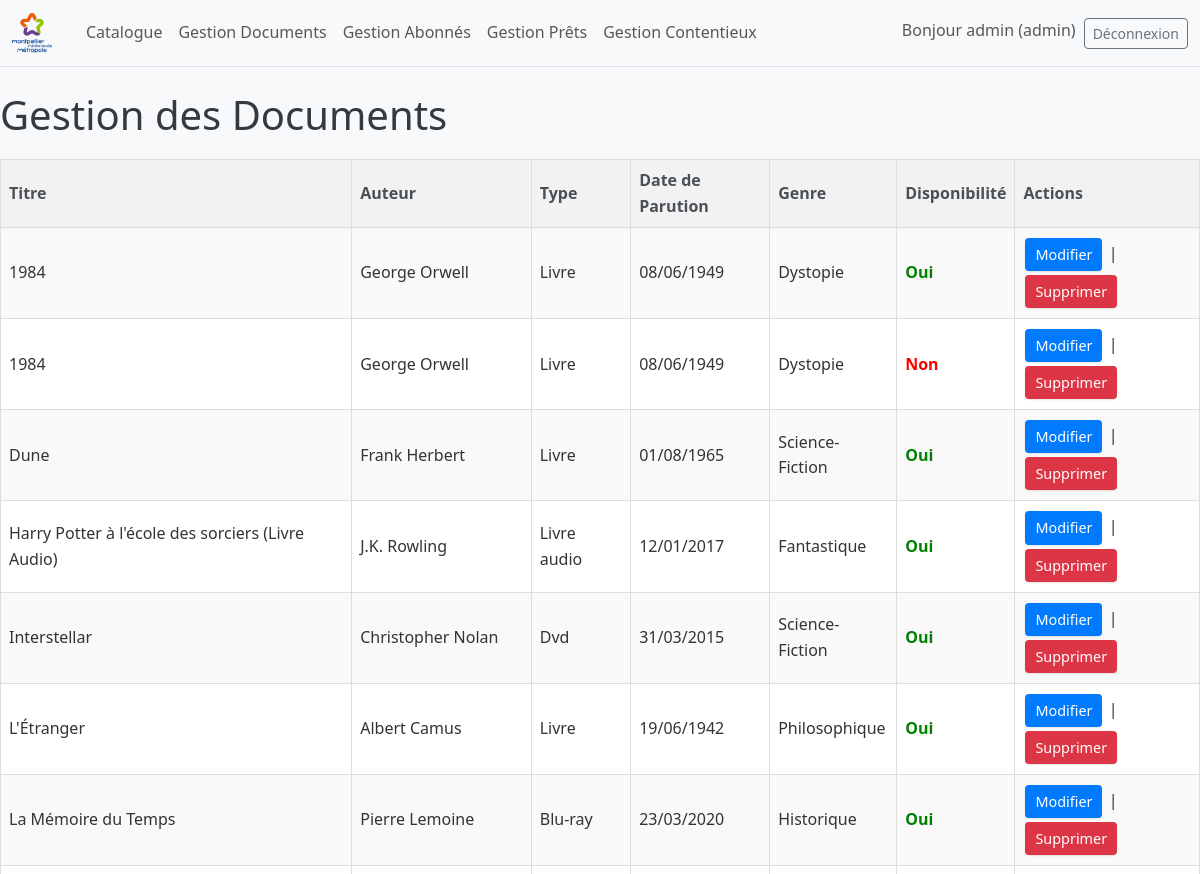
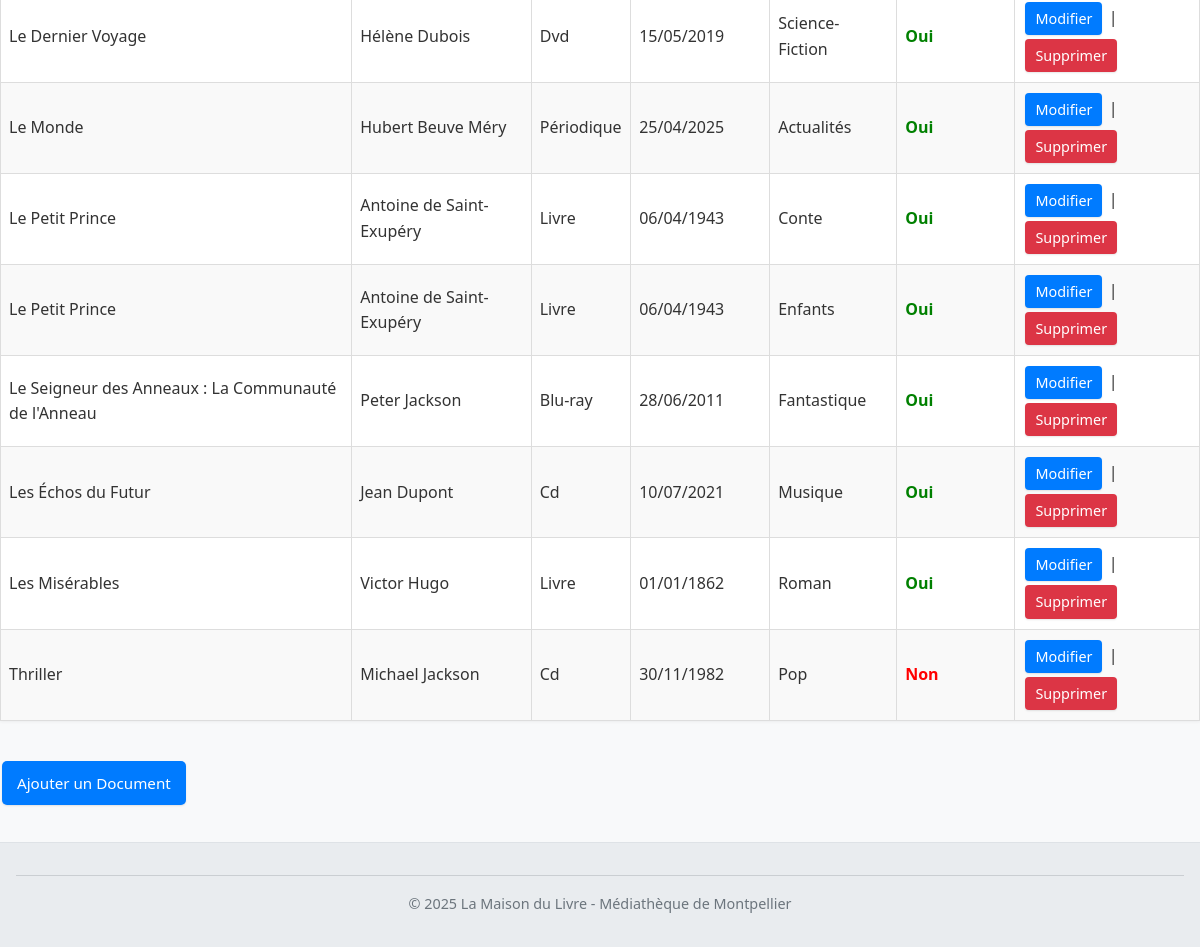
Screenshot of /admin/documents/index.php (signed in) with the database file from the repository (2 pictures, top to bottom).
### tables this page shows
CREATE TABLE IF NOT EXISTS `documents` (
  `id_document` int NOT NULL AUTO_INCREMENT,
  `titre` varchar(255) DEFAULT NULL,
  `auteur` varchar(255) DEFAULT NULL,
  `type` enum('livre','périodique','cd','livre audio','dvd','blu-ray') DEFAULT NULL,
  `date_parution` date DEFAULT NULL,
  `genre` varchar(100) DEFAULT NULL,
  `disponible` tinyint(1) DEFAULT '1',
  PRIMARY KEY (`id_document`)
);

### admin/documents/index.php (the view, shortened to what this page needs)
<?php
include('../../config.php');
$query = "SELECT * FROM documents ORDER BY titre";
$stmt = $pdo->query($query);
$documents = $stmt->fetchAll(PDO::FETCH_ASSOC);
include('../../includes/header.php');
?>
<!DOCTYPE html>
<html lang="fr">
<head>
</head>
<body>
    <h1>Gestion des Documents</h1>
    <table>
        <tr>
            <th>Titre</th>
            <th>Auteur</th>
            <th>Type</th>
            <th>Date de Parution</th>
            <th>Genre</th>
            <th>Disponibilité</th>
            <th>Actions</th>
        </tr>
        <?php foreach ($documents as $doc): ?>
            <tr>
                <td><?php echo htmlspecialchars($doc['titre']); ?></td>
                <td><?php echo htmlspecialchars($doc['auteur']); ?></td>
                <td><?php echo htmlspecialchars(ucfirst($doc['type'])); ?></td>
                <td><?php echo $doc['date_parution'] ? htmlspecialchars(date('d/m/Y', strtotime($doc['date_parution']))) : 'N/A'; ?></td>
                <td><?php echo htmlspecialchars($doc['genre']); ?></td>
                <td>
                    <?php if ($doc['disponible']): ?>
                        <span class="dispo-oui">Oui</span>
                    <?php else: ?>
                        <span class="dispo-non">Non</span>
                    <?php endif; ?>
                </td>
                <td>
                    <a href="modifier.php?id=<?php echo $doc['id_document']; ?>" class="action-link">Modifier</a> |
                    <a href="supprimer.php?id=<?php echo $doc['id_document']; ?>" class="action-link" onclick="return confirm('Êtes-vous sûr de vouloir supprimer ce document ?\nAttention : Cette action est irréversible.');">Supprimer</a>
                </td>
            </tr>
        <?php endforeach; ?>
    </table>
    <a href="ajouter.php" class="add-button">Ajouter un Document</a>
</body>
<?php include('../../includes/footer.php'); ?>
</html>

### assets/css/style.css (style rules this page uses)
body { font-family: 'Segoe UI', Tahoma, Geneva, Verdana, sans-serif; margin: 0; padding: 0; line-height: 1.6; background-color: #f8f9fa; color: #333; }
h1, h2, h3 { color: #343a40; margin-top: 1.5rem; margin-bottom: 1rem; }
table { width: 100%; border-collapse: collapse; margin-top: 20px; margin-bottom: 20px; box-shadow: 0 1px 3px rgba(0,0,0,0.05); background-color: #fff; }
th, td { border: 1px solid #dee2e6; padding: 10px 12px; text-align: left; vertical-align: middle; }
th { background-color: #f1f3f5; font-weight: 600; color: #495057; }
tr:nth-child(even) { background-color: #f8f9fa; }
.action-link, .reserve-button, .add-button, input[type="submit"], button { display: inline-block; padding: 8px 15px; margin: 5px 2px; border: none; border-radius: 4px; text-decoration: none; cursor: pointer; font-size: 0.95em; text-align: center; transition: background-color 0.2s ease, box-shadow 0.2s ease; box-shadow: 0 1px 2px rgba(0,0,0,0.1); vertical-align: middle; }
td .action-link { padding: 5px 10px; margin: 2px; font-size: 0.9em; }
.reserve-button, .add-button, input[type="submit"][value*="Ajouter"], input[type="submit"][value*="Réserver"] { background-color: #28a745; color: white; }
.action-link[href*="modifier.php"], input[type="submit"][value*="Modifier"] { background-color: #007bff; color: white; }
.action-link[href*="supprimer.php"] { background-color: #dc3545; color: white; }
.dispo-oui { color: #28a745; font-weight: bold; }
.dispo-non { color: #dc3545; font-weight: bold; }

### admin/documents/index.php (style rules this page uses)
table { width: 100%; border-collapse: collapse; margin-top: 20px; }
th, td { border: 1px solid #ddd; padding: 8px; text-align: left; }
th { background-color: #f2f2f2; }
tr:nth-child(even) { background-color: #f9f9f9; }
.dispo-oui { color: green; font-weight: bold; }
.dispo-non { color: red; font-weight: bold; }
.add-button { display: inline-block; margin-top: 20px; padding: 10px 15px; background-color: #007bff; color: white; text-decoration: none; border-radius: 5px; }
.action-link { color: #007bff; text-decoration: none; }

### rows the page displays
documents: titre "1984", auteur "George Orwell", type "Livre", date_parution "08/06/1949", genre "Dystopie", disponible "Oui"
documents: titre "1984", auteur "George Orwell", type "Livre", date_parution "08/06/1949", genre "Dystopie", disponible "Non"
documents: titre "Dune", auteur "Frank Herbert", type "Livre", date_parution "01/08/1965", genre "Science-Fiction", disponible "Oui"
documents: titre "Harry Potter à l'école des sorciers (Livre Audio)", auteur "J.K. Rowling", type "Livre audio", date_parution "12/01/2017", genre "Fantastique", disponible "Oui"
documents: titre "Interstellar", auteur "Christopher Nolan", type "Dvd", date_parution "31/03/2015", genre "Science-Fiction", disponible "Oui"
documents: titre "L'Étranger", auteur "Albert Camus", type "Livre", date_parution "19/06/1942", genre "Philosophique", disponible "Oui"
documents: titre "La Mémoire du Temps", auteur "Pierre Lemoine", type "Blu-ray", date_parution "23/03/2020", genre "Historique", disponible "Oui"
documents: titre "Le Dernier Voyage", auteur "Hélène Dubois", type "Dvd", date_parution "15/05/2019", genre "Science-Fiction", disponible "Oui"
documents: titre "Le Monde", auteur "Hubert Beuve Méry", type "Périodique", date_parution "25/04/2025", genre "Actualités", disponible "Oui"
documents: titre "Le Petit Prince", auteur "Antoine de Saint-Exupéry", type "Livre", date_parution "06/04/1943", genre "Conte", disponible "Oui"
documents: titre "Le Petit Prince", auteur "Antoine de Saint-Exupéry", type "Livre", date_parution "06/04/1943", genre "Enfants", disponible "Oui"
documents: titre "Le Seigneur des Anneaux : La Communauté de l'Anneau", auteur "Peter Jackson", type "Blu-ray", date_parution "28/06/2011", genre "Fantastique", disponible "Oui"
documents: titre "Les Échos du Futur", auteur "Jean Dupont", type "Cd", date_parution "10/07/2021", genre "Musique", disponible "Oui"
documents: titre "Les Misérables", auteur "Victor Hugo", type "Livre", date_parution "01/01/1862", genre "Roman", disponible "Oui"
documents: titre "Thriller", auteur "Michael Jackson", type "Cd", date_parution "30/11/1982", genre "Pop", disponible "Non"

### other values shown
$_SESSION['user_prenom'] "admin"
$_SESSION['user_role'] "admin"
